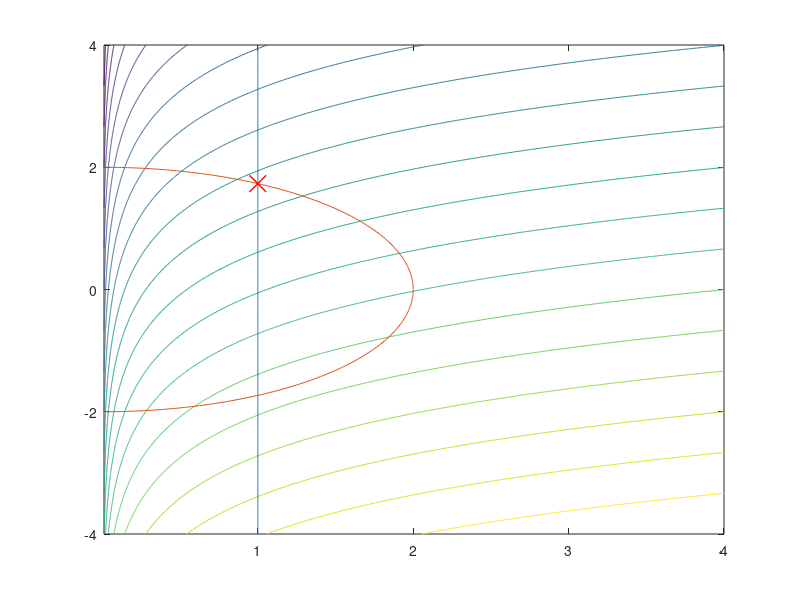

The MATLAB source for this figure:
  %% First function in part 2

  a=5;
  [x1,x2]=meshgrid(-a:0.01:a,-a:0.01:a);
  z=abs(x1-2)+abs(x2-2);
  mesh(x1,x2,z);
  contour(x1,x2,z,10);
  
  % constraint equations
  x2=-a:0.01:a;
  x1=x2.^2;
  hold on;
  plot(x1,x2,'k');

t=0:0.01:2*pi;
x1=cos(t);
x2=sin(t);

plot(x1,x2,'k');

% And now show the minimizer location
x=[1/sqrt(2);1/sqrt(2)]; %[0.6180;0.7862];
plot(x(1),x(2),'rx','markersize',12,'linewidth',1);
hold off;

% Minimizer as calculated by Matlab
%options=optimset('Diagnostics','on','Gradconstr','on');
%[y,fhat]=fmincon(@f4,[0.5;0],[],[],[],[],[],[],@f4con,options)

%----------------------------
%% Second function in part 2
a=2;
[x1,x2]=meshgrid(-a:0.01:a,-a:0.01:a);
z=-x1.*x2;
contour(x1,x2,z,20);

x2=-a:0.01:a;

% First inequality contraints
x1=-x2.^2+1;
hold on;
plot(x1,x2);

% Second set of inequality constraints
x1=-x2;
plot(x1,x2);

% minimizer location
x=[0.6667;0.5774];
plot(x(1),x(2),'rx','markersize',12,'linewidth',1);
hold off;

%figure; mesh(x1,x2,z) % Does not look nice.

% Using Matlab optimization toolbox to find minimum
%[y,fhat]=fmincon(@f5,[-4;1],[],[],[],[],[],[],@f5con)

%----------------------------------
%% Third function in part 2
a=4;
[x1,x2]=meshgrid(0.01:0.01:a,-a:0.01:a);

z=log(x1)-x2;
contour(x1,x2,z,20)
% mesh(x1,x2,z) % Does not look nice

% Inequality constraint
t=-a:0.01:a;
x1=ones(1,length(t));
hold on;
plot(x1,t);

% Equality constraints
t=0:0.01:2*pi;
x1=2*cos(t);
x2=2*sin(t);
plot(x1,x2);

% minimizer location
x=[1.000; 1.7321];
plot(x(1),x(2),'rx','markersize',12,'linewidth',1);
hold off;

%{ 
% Minimization using to Matlab optimization toolbox
options=optimset('Diagnostics','on','Gradconstr','on');
[y,fhat]=fmincon(@f6,[-4;1],[],[],[],[],[],[],@f6con,options)
%}

%---------------------------------------
%% Scratch region (for prototyping, testing... etc)
%options=optimset('Diagnostics','on','Gradconstr','on');